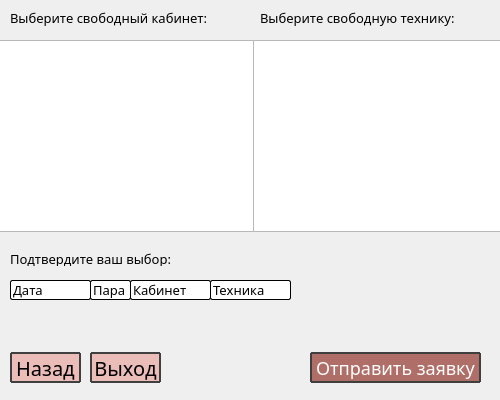
<?xml version="1.0" encoding="UTF-8"?>
<ui version="4.0">
 <class>Form</class>
 <widget class="QWidget" name="Form">
  <property name="geometry">
   <rect>
    <x>0</x>
    <y>0</y>
    <width>500</width>
    <height>400</height>
   </rect>
  </property>
  <property name="minimumSize">
   <size>
    <width>500</width>
    <height>400</height>
   </size>
  </property>
  <property name="maximumSize">
   <size>
    <width>500</width>
    <height>400</height>
   </size>
  </property>
  <property name="windowTitle">
   <string>TROPIK — система бронирования</string>
  </property>
  <widget class="QListWidget" name="cabinetlistWidget">
   <property name="geometry">
    <rect>
     <x>-2</x>
     <y>40</y>
     <width>256</width>
     <height>192</height>
    </rect>
   </property>
   <property name="styleSheet">
    <string notr="true">font: 75 16pt &quot;Rubik&quot;;</string>
   </property>
  </widget>
  <widget class="QListWidget" name="listWidget_2">
   <property name="geometry">
    <rect>
     <x>253</x>
     <y>40</y>
     <width>256</width>
     <height>192</height>
    </rect>
   </property>
   <property name="styleSheet">
    <string notr="true">font: 75 16pt &quot;Rubik&quot;;</string>
   </property>
  </widget>
  <widget class="QLabel" name="label">
   <property name="geometry">
    <rect>
     <x>10</x>
     <y>10</y>
     <width>241</width>
     <height>16</height>
    </rect>
   </property>
   <property name="font">
    <font>
     <family>Rubik</family>
     <pointsize>10</pointsize>
     <weight>9</weight>
     <italic>false</italic>
     <bold>false</bold>
    </font>
   </property>
   <property name="styleSheet">
    <string notr="true">font: 75 10pt &quot;Rubik&quot;;</string>
   </property>
   <property name="text">
    <string>Выберите свободный кабинет:</string>
   </property>
  </widget>
  <widget class="QLabel" name="label_2">
   <property name="geometry">
    <rect>
     <x>260</x>
     <y>10</y>
     <width>241</width>
     <height>16</height>
    </rect>
   </property>
   <property name="font">
    <font>
     <family>Rubik</family>
     <pointsize>10</pointsize>
     <weight>9</weight>
     <italic>false</italic>
     <bold>false</bold>
    </font>
   </property>
   <property name="styleSheet">
    <string notr="true">font: 75 10pt &quot;Rubik&quot;;</string>
   </property>
   <property name="text">
    <string>Выберите свободную технику:</string>
   </property>
  </widget>
  <widget class="QLabel" name="label_3">
   <property name="geometry">
    <rect>
     <x>10</x>
     <y>250</y>
     <width>181</width>
     <height>16</height>
    </rect>
   </property>
   <property name="font">
    <font>
     <family>Rubik</family>
     <pointsize>10</pointsize>
     <weight>9</weight>
     <italic>false</italic>
     <bold>false</bold>
    </font>
   </property>
   <property name="styleSheet">
    <string notr="true">font: 75 10pt &quot;Rubik&quot;;</string>
   </property>
   <property name="text">
    <string>&lt;html&gt;&lt;head/&gt;&lt;body&gt;&lt;p&gt;Подтвердите ваш выбор:&lt;/p&gt;&lt;/body&gt;&lt;/html&gt;</string>
   </property>
  </widget>
  <widget class="QLineEdit" name="datalineEdit">
   <property name="geometry">
    <rect>
     <x>10</x>
     <y>280</y>
     <width>81</width>
     <height>20</height>
    </rect>
   </property>
   <property name="font">
    <font>
     <family>Rubik</family>
     <pointsize>10</pointsize>
     <weight>9</weight>
     <italic>false</italic>
     <bold>false</bold>
    </font>
   </property>
   <property name="styleSheet">
    <string notr="true">font: 75 10pt &quot;Rubik&quot;;
border: 1px solid #000;
border-radius: 2px</string>
   </property>
   <property name="text">
    <string>Дата</string>
   </property>
   <property name="readOnly">
    <bool>true</bool>
   </property>
  </widget>
  <widget class="QLineEdit" name="paralineEdit">
   <property name="geometry">
    <rect>
     <x>90</x>
     <y>280</y>
     <width>41</width>
     <height>20</height>
    </rect>
   </property>
   <property name="font">
    <font>
     <family>Rubik</family>
     <pointsize>10</pointsize>
     <weight>9</weight>
     <italic>false</italic>
     <bold>false</bold>
    </font>
   </property>
   <property name="styleSheet">
    <string notr="true">font: 75 10pt &quot;Rubik&quot;;
border: 1px solid #000;
border-radius: 2px</string>
   </property>
   <property name="text">
    <string>Пара</string>
   </property>
   <property name="readOnly">
    <bool>true</bool>
   </property>
  </widget>
  <widget class="QLineEdit" name="cabinetlineEdit">
   <property name="geometry">
    <rect>
     <x>130</x>
     <y>280</y>
     <width>81</width>
     <height>20</height>
    </rect>
   </property>
   <property name="font">
    <font>
     <family>Rubik</family>
     <pointsize>10</pointsize>
     <weight>9</weight>
     <italic>false</italic>
     <bold>false</bold>
    </font>
   </property>
   <property name="styleSheet">
    <string notr="true">font: 75 10pt &quot;Rubik&quot;;
border: 1px solid #000;
border-radius: 2px</string>
   </property>
   <property name="text">
    <string>Кабинет</string>
   </property>
   <property name="readOnly">
    <bool>true</bool>
   </property>
  </widget>
  <widget class="QLineEdit" name="techniklineEdit">
   <property name="geometry">
    <rect>
     <x>210</x>
     <y>280</y>
     <width>81</width>
     <height>20</height>
    </rect>
   </property>
   <property name="font">
    <font>
     <family>Rubik</family>
     <pointsize>10</pointsize>
     <weight>9</weight>
     <italic>false</italic>
     <bold>false</bold>
    </font>
   </property>
   <property name="styleSheet">
    <string notr="true">font: 75 10pt &quot;Rubik&quot;;
border: 1px solid #000;
border-radius: 2px</string>
   </property>
   <property name="text">
    <string>Техника</string>
   </property>
   <property name="readOnly">
    <bool>true</bool>
   </property>
  </widget>
  <widget class="QPushButton" name="pushButton">
   <property name="geometry">
    <rect>
     <x>310</x>
     <y>352</y>
     <width>171</width>
     <height>31</height>
    </rect>
   </property>
   <property name="font">
    <font>
     <family>Rubik</family>
     <pointsize>-1</pointsize>
    </font>
   </property>
   <property name="styleSheet">
    <string notr="true">background-color: #b06e68;
color: white;
font-size: 18px;
font-family: Rubik;
border-radius: 1px;
border: 2px solid #3f3f3f</string>
   </property>
   <property name="text">
    <string>Отправить заявку</string>
   </property>
  </widget>
  <widget class="QPushButton" name="pushButton_2">
   <property name="geometry">
    <rect>
     <x>10</x>
     <y>352</y>
     <width>71</width>
     <height>31</height>
    </rect>
   </property>
   <property name="font">
    <font>
     <family>Rubik</family>
     <pointsize>-1</pointsize>
    </font>
   </property>
   <property name="styleSheet">
    <string notr="true">background-color: #ebbdb9;
color: black;
font-size: 20px;
font-family: Rubik;
border-radius: 1px;
border: 2px solid #3f3f3f</string>
   </property>
   <property name="text">
    <string>Назад</string>
   </property>
  </widget>
  <widget class="QPushButton" name="pushButton_4">
   <property name="geometry">
    <rect>
     <x>90</x>
     <y>352</y>
     <width>71</width>
     <height>31</height>
    </rect>
   </property>
   <property name="font">
    <font>
     <family>Rubik</family>
     <pointsize>-1</pointsize>
    </font>
   </property>
   <property name="styleSheet">
    <string notr="true">background-color: #ebbdb9;
color: black;
font-size: 20px;
font-family: Rubik;
border-radius: 1px;
border: 2px solid #3f3f3f</string>
   </property>
   <property name="text">
    <string>Выход</string>
   </property>
  </widget>
 </widget>
 <resources/>
 <connections/>
</ui>
